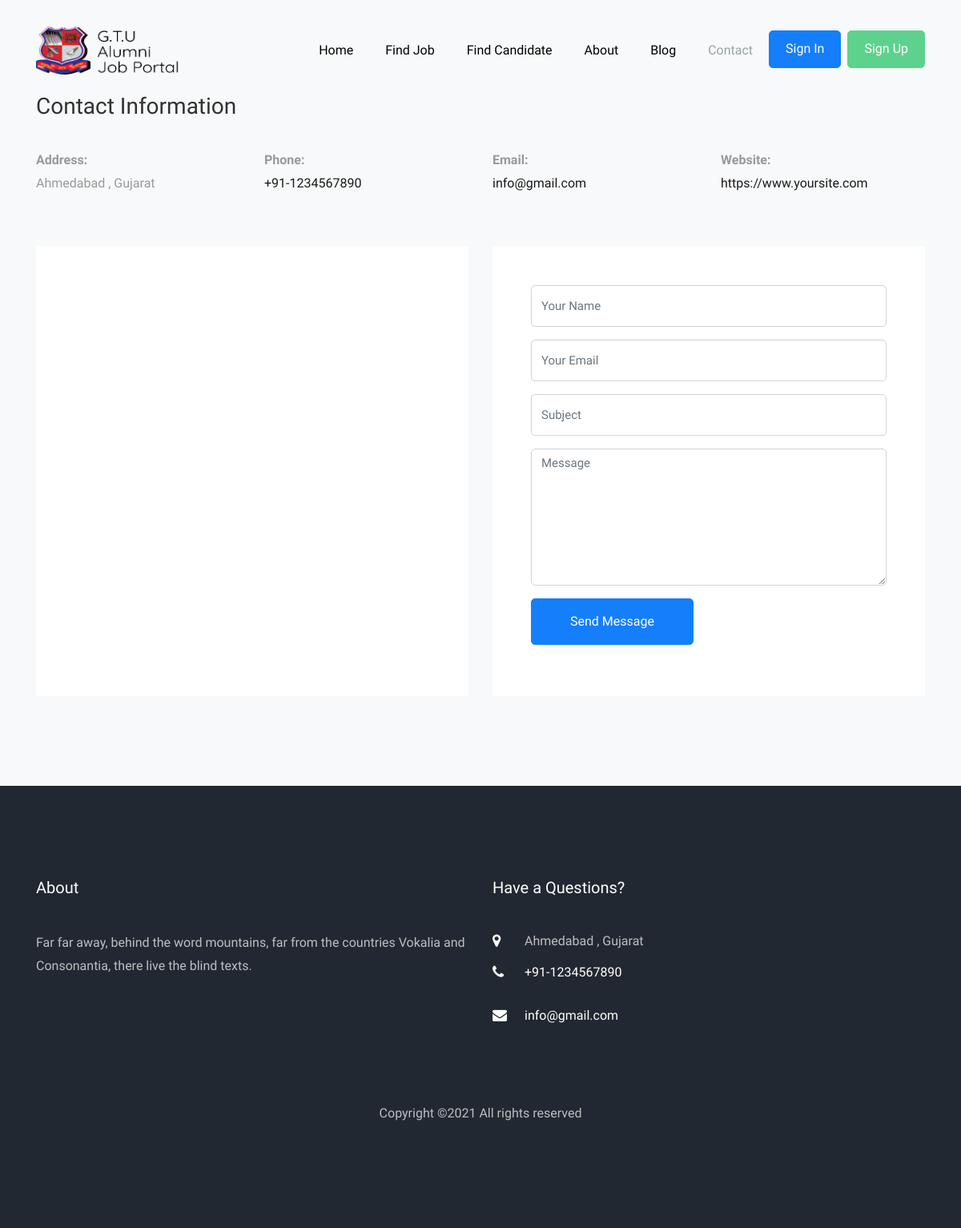
The page /contact.php on the database as committed earlier.
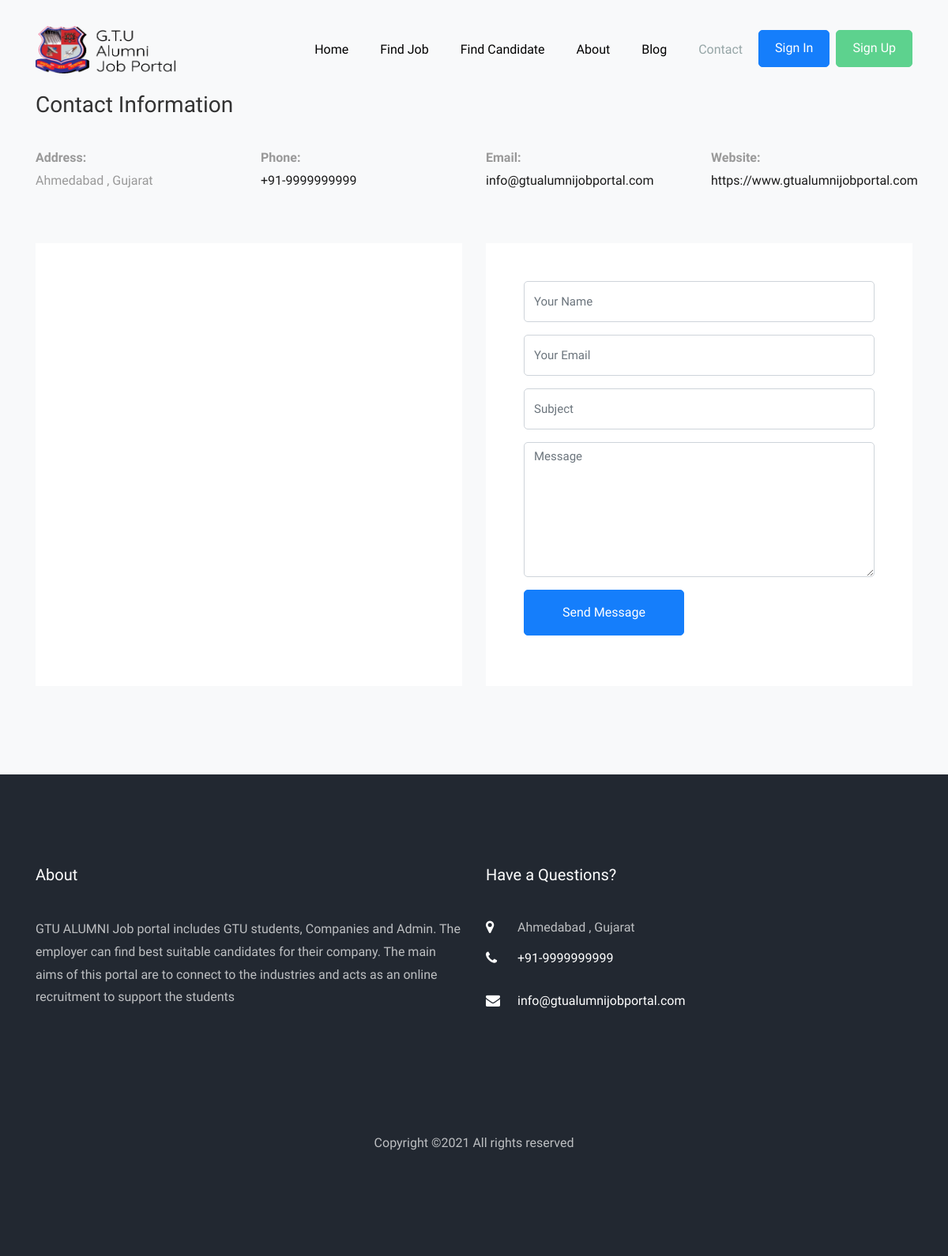
The same page on the database as committed later.
### tables this page shows
CREATE TABLE `page` (
  `id` int(11) NOT NULL,
  `about_info` varchar(255) NOT NULL,
  `contact_address` varchar(255) NOT NULL,
  `contact_number` varchar(255) NOT NULL,
  `contact_email` varchar(255) NOT NULL,
  `contact_website` varchar(255) NOT NULL
);

### common_function.php (called while the page is built, shortened)
		<?php
	function admin_get_field($conn,$fieldName)
	{
		$sql= "SELECT * FROM `page`";
		$result = mysqli_query($conn,$sql);
		if($result)
		{
			if(mysqli_affected_rows($conn))
			{
				while ($row = mysqli_fetch_array($result)) {
					$name = $row[$fieldName];
				}
				return $name;
			}
			else
			{
				return 0;
			}
		}
		else
		{
			return 0;
		}
	}
?>

### contact.php (the view, shortened to what this page needs)
<?php
  include 'header.php';
  $editContactAddress = admin_get_field($conn,'contact_address');
  $editContactNumber = admin_get_field($conn,'contact_number');
  $editContactEmail = admin_get_field($conn,'contact_email');
  $editContactWebsite = admin_get_field($conn,'contact_website');
  $name = '';
  $email = '';
  $subject = '';
  $message = '';
?>
<?php
  include 'navigation.php';
?>
<section class="ftco-section contact-section bg-light">
  <div class="container">
    <div class="row d-flex mb-5 contact-info">
      <div class="col-md-12 mb-4">
        <h2 class="h3">Contact Information</h2>
      </div>
      <div class="col-md-3">
        <p><span><b>Address:</b></span><br>
          <?php echo $editContactAddress;?></p>
      </div>
      <div class="col-md-3">
        <p><span><b>Phone:</b></span><br><a href="javascript:void(0)">+91-<?php echo $editContactNumber;?></a></p>
      </div>
      <div class="col-md-3">
        <p><span><b>Email:</b></span><br><a href="javascript:void(0)"><?php echo $editContactEmail;?></a></p>
      </div>
      <div class="col-md-3">
        <p><span><b>Website:</b></span><br><a href="#"><?php echo $editContactWebsite;?></a></p>
      </div>
    </div>
    <div class="row block-9">
      <div class="col-md-6 order-md-last d-flex">
        <form action="contact.php" method="Post" class="bg-white p-5 contact-form">
          <div class="form-group">
            <input type="text" name="name" class="form-control" placeholder="Your Name" value="<?php echo $name;?>">
          </div>
          <div class="form-group">
            <input type="email" name="email" class="form-control" placeholder="Your Email" value="<?php echo $email;?>">
          </div>
          <div class="form-group">
            <input type="text" name="subject" class="form-control" placeholder="Subject" value="<?php echo $subject;?>">
          </div>
          <div class="form-group">
            <textarea name="message" id="" cols="30" rows="7" class="form-control" placeholder="Message"><?php echo $message;?></textarea>
          </div>
          <div class="form-group">
            <input type="submit" name="submit" value="Send Message" class="btn btn-primary py-3 px-5">
          </div>
        </form>
      </div>
      <div class="col-md-6 d-flex">
      	<div id="map" class="bg-white"></div>
      </div>
    </div>
  </div>
</section>
<?php
  include 'footer.php';
?>

### footer.php (shortened to what this page needs)
<?php
  $editAbout = admin_get_field($conn,'about_info');
  $editContactAddress = admin_get_field($conn,'contact_address');
  $editContactNumber = admin_get_field($conn,'contact_number');
  $editContactEmail = admin_get_field($conn,'contact_email');
?>
<footer class="ftco-footer ftco-bg-dark ftco-section">
      <div class="container">
        <div class="row mb-5">
          <div class="col-md">
             <div class="ftco-footer-widget mb-4">
              <h2 class="ftco-heading-2">About</h2>
              <p><?php echo $editAbout;?></p>
              <ul class="ftco-footer-social list-unstyled float-md-left float-lft mt-3">
              </ul>
            </div>
          </div>
          <div class="col-md">
            <div class="ftco-footer-widget mb-4">
              <h2 class="ftco-heading-2">Have a Questions?</h2>
              <div class="block-23 mb-3">
                <ul>
                  <li><span class="icon icon-map-marker"></span><span class="text"><?php echo $editContactAddress;?></span></li>
                  <li><a href="javascript:void(0)"><span class="icon icon-phone"></span><span class="text">+91-<?php echo $editContactNumber;?></span></a></li>
                  <li><a href="javascript:void(0)"><span class="icon icon-envelope"></span><span class="text"><?php echo $editContactEmail;?></span></a></li>
                </ul>
              </div>
            </div>
          </div>
        </div>
        <div class="row">
          <div class="col-md-12 text-center">
            <p>Copyright &copy;<script>document.write(new Date().getFullYear());</script> All rights reserved </p>
          </div>
        </div>
      </div>
    </footer>
  </body>
</html>

Rows that differ between the two databases and show on the page:
changed page "Ahmedabad , Gujarat": contact_number "1234567890" → "9999999999"; contact_email "info@gmail.com" → "info@gtualumnijobportal.com"; contact_website "https://www.yoursite.com" → "https://www.gtualumnijobportal.com"; about_info "Far far away, behind the word mountains, far from the countries Vokalia and Consonantia, there live the blind texts." → "GTU ALUMNI Job portal includes GTU students, Companies and Admin. The employer can find best suitable candidates for their company. The main aims of this portal are to connect to the industries and acts as an online recruitment to support the students"
